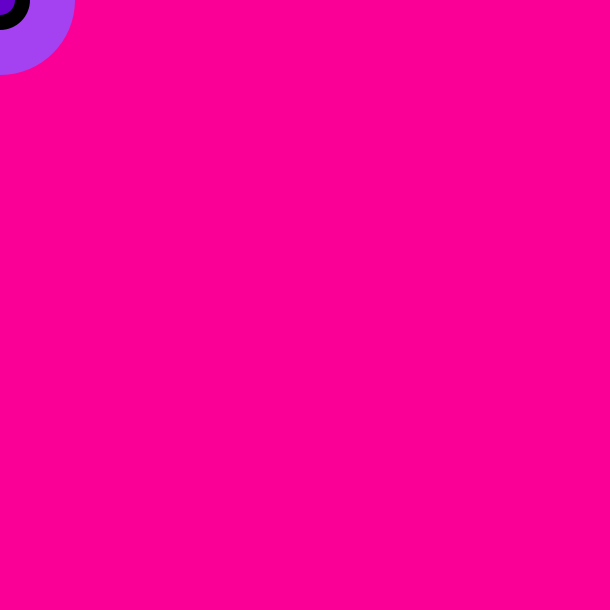
Frame 1 (no input)
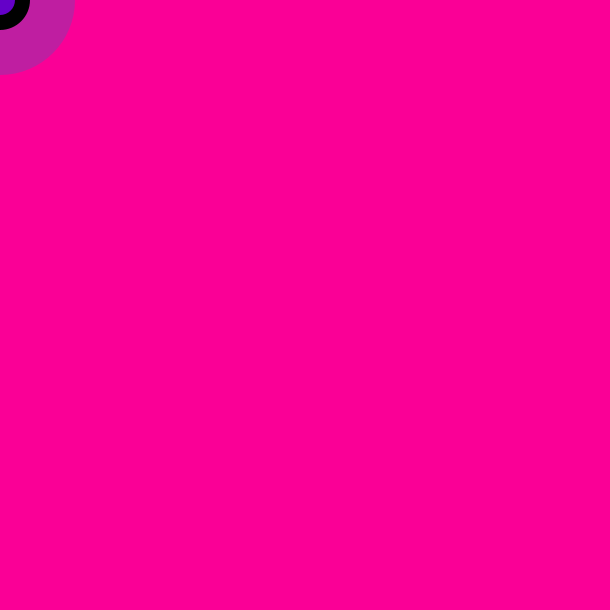
Frame 60 (the mouse pressed at the canvas centre just before this capture)
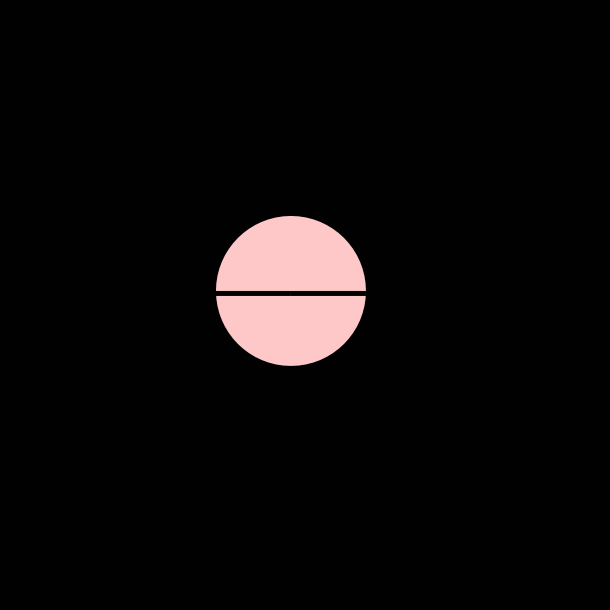
Frame 120 (the mouse held since frame 60 and released just before this capture)

The Processing sketch that drew these frames (run headless with seeded random() and noise(); from frame 60 on, the mouse is pressed at the canvas centre):

// Processing sketch: processing_127698
// ── processing_127698.pde

float x;
float y;
float easing = 0.05;
 
void setup() {
  size(610,610);
  noStroke(); 
}
 
void draw() {
  background(250,0,150);
   
  float targetX = mouseX;
  float dx = targetX - x;
  if(abs(dx) > 1) {
    x += dx * easing;
  }
   
  float targetY = mouseY;
  float dy = targetY - y;
  if(abs(dy) > 1) {
    y += dy * easing;
  }
 fill(random(255),random(255),random(255));
  ellipse(x,y,150,150);
 fill(1,1,1);
ellipse(x,y,60,60);
fill(100,1,200);
ellipse(x,y,30,30);
if(mousePressed){
background(1,1,1);
fill(255,200,200);
ellipse(x,y,150,150);
fill(1,1,1);
rect(x,y,75,5);
rect(x,y,-75,5);
 
}
 
}
